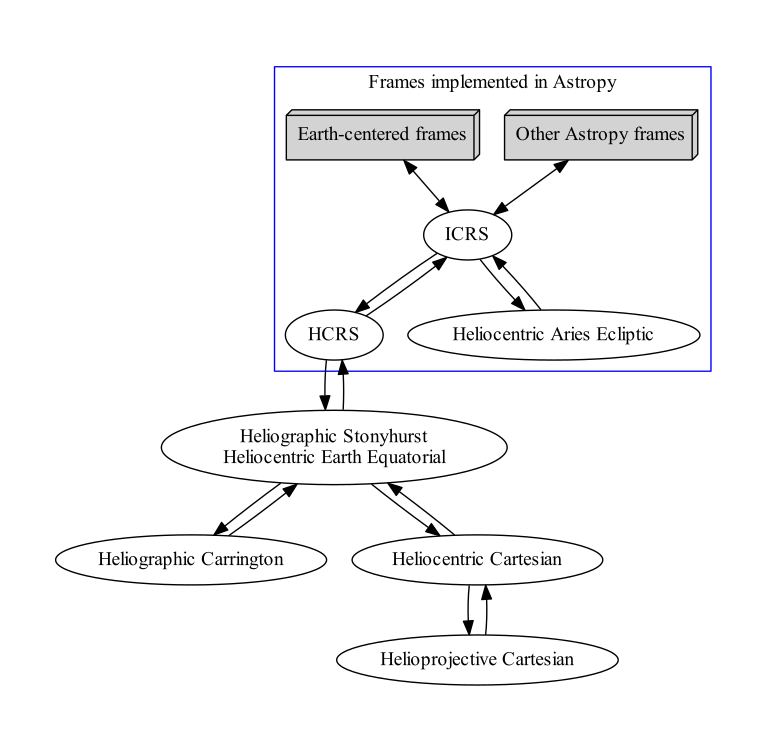

This chart was generated by the following Python code:
import graphviz
import copy
from collections import defaultdict

import sunpy.coordinates

from astropy.coordinates.transformations import TransformGraph, trans_to_color

from astropy.coordinates import frame_transform_graph
import astropy.coordinates.builtin_frames

transform_graph = frame_transform_graph

sunpy_label_map = {sunpy.coordinates.frames.Helioprojective: "Helioprojective Cartesian",
                   sunpy.coordinates.frames.Heliocentric: "Heliocentric Cartesian",
                   sunpy.coordinates.frames.HeliographicStonyhurst: "Heliographic Stonyhurst\nHeliocentric Earth Equatorial",
                   sunpy.coordinates.frames.HeliographicCarrington: "Heliographic Carrington"}
astropy_label_map = {astropy.coordinates.builtin_frames.ICRS: "ICRS",
                     astropy.coordinates.builtin_frames.HCRS: "HCRS",
                     astropy.coordinates.builtin_frames.HeliocentricTrueEcliptic: "Heliocentric Aries Ecliptic"}

label_map = {**sunpy_label_map, **astropy_label_map}

def get_edge_properties(transform, color_edges, priorities):
    pri = transform.priority if hasattr(transform, 'priority') else 1
    color = trans_to_color[transform.__class__]
    kwargs = {}
    if color_edges:
        kwargs['color'] = color
    if priorities:
        kwargs['label'] = str(pri)
    return kwargs

def add_edges(transform_graph, dot, head, tail, color_edges=True, priorities=False):
    agraph = transform_graph._graph.get(head, None)
    if agraph:
        transform = agraph.get(tail, None)
        if transform:
            dot.edge(head.__name__, tail.__name__,
                     **get_edge_properties(transform, color_edges, priorities))

def to_graphviz_graph(transform_graph, priorities=False,
                      color_edges=True, include_frames=None, label_map=None):

    label_map = label_map or {}
    include_frames = include_frames or transform_graph._graph.keys()

    dot = graphviz.Digraph()

    for a in transform_graph._graph:
        if a not in dot and a in include_frames:
            dot.node(a.__name__, label=label_map.get(a, a.name))
        for b in transform_graph._graph[a]:
            if b not in dot and b in include_frames:
                dot.node(b.__name__, lable=label_map.get(b, b.name))

    for a in transform_graph._graph:
        agraph = transform_graph._graph[a]
        for b in agraph:
            if not ((a in include_frames) and (b in include_frames)):
                continue
            if a is b:
                continue
            add_edges(transform_graph, dot, a, b, color_edges, priorities)
            
    return dot

color_edges=False

dotsunpy = to_graphviz_graph(frame_transform_graph,
                             include_frames=sunpy_label_map.keys(),
                             label_map=label_map, color_edges=color_edges)
dotastropy = to_graphviz_graph(frame_transform_graph,
                               include_frames=astropy_label_map.keys(),
                               label_map=label_map, color_edges=color_edges)

dotastropy.name = "cluster_astropy"
dotastropy.graph_attr['color'] = 'blue'
dotastropy.graph_attr['label'] = 'Frames implemented in Astropy'
dotastropy.node("astropy", label="Other Astropy frames", shape="box3d", style="filled")
dotastropy.edge("astropy", astropy.coordinates.ICRS.__name__, dir="both")
dotastropy.node("geocentric", label="Earth-centered frames", shape="box3d", style="filled")
dotastropy.edge("geocentric", astropy.coordinates.ICRS.__name__, dir="both")

dotsunpy.subgraph(dotastropy)

# Manually add the HCRS <> HGS Transforms
add_edges(transform_graph, dotsunpy,
          astropy.coordinates.builtin_frames.HCRS,
          sunpy.coordinates.frames.HeliographicStonyhurst, color_edges=color_edges)
add_edges(transform_graph, dotsunpy,
          sunpy.coordinates.frames.HeliographicStonyhurst,
          astropy.coordinates.builtin_frames.HCRS, color_edges=color_edges)

dotsunpy.render("sunpy_frames")
